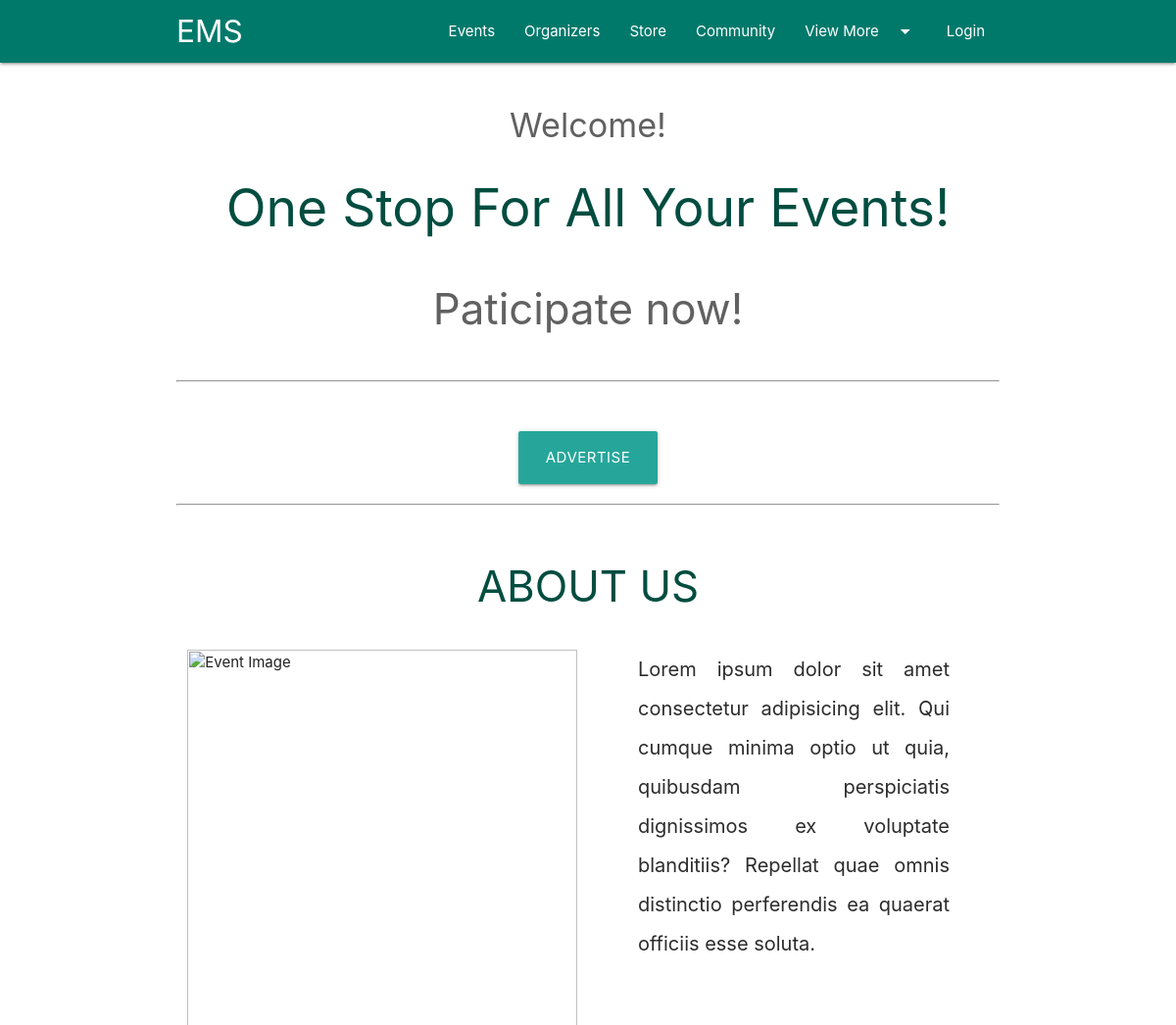
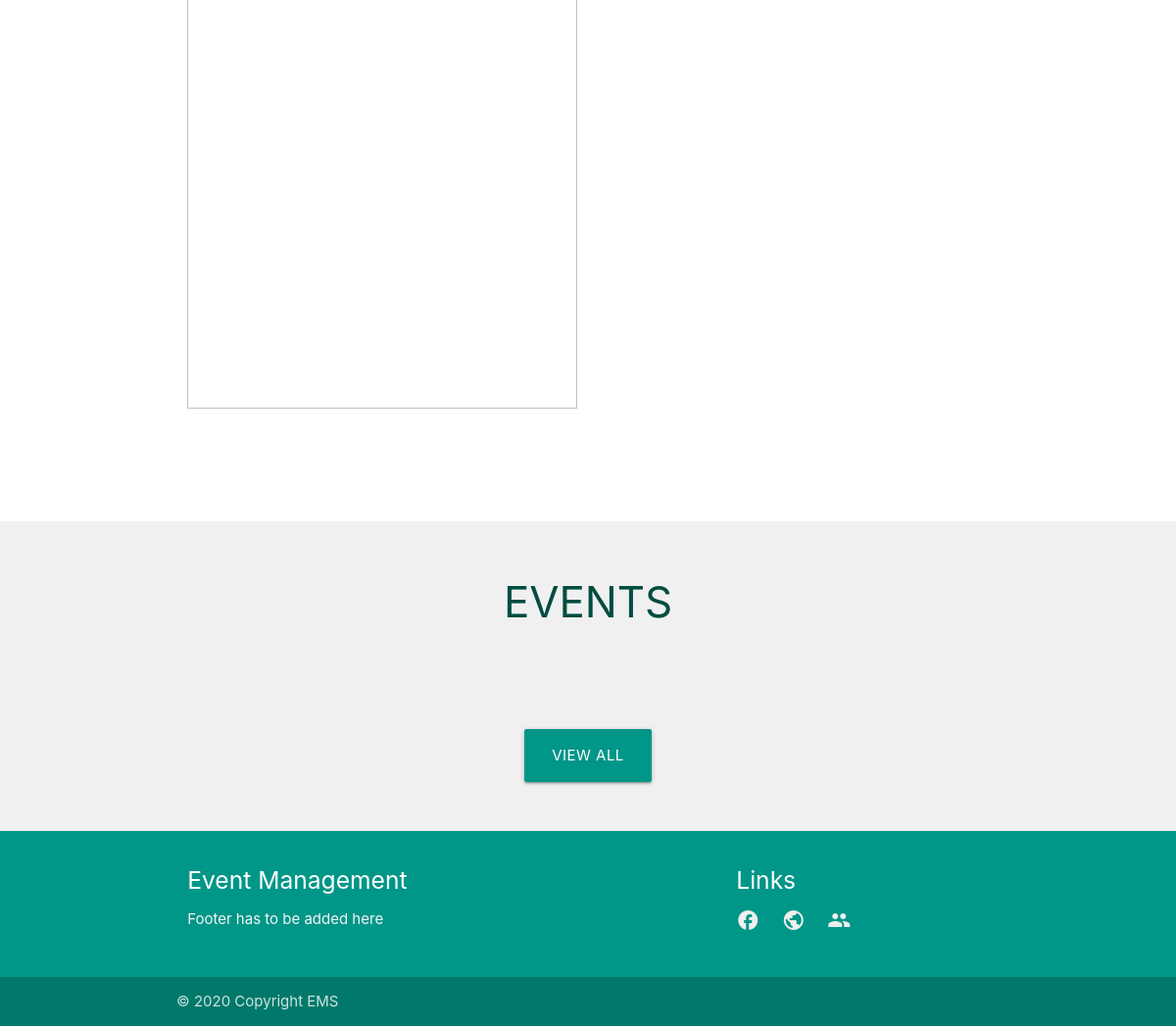
The app's page /, older data (2 pictures, top to bottom).
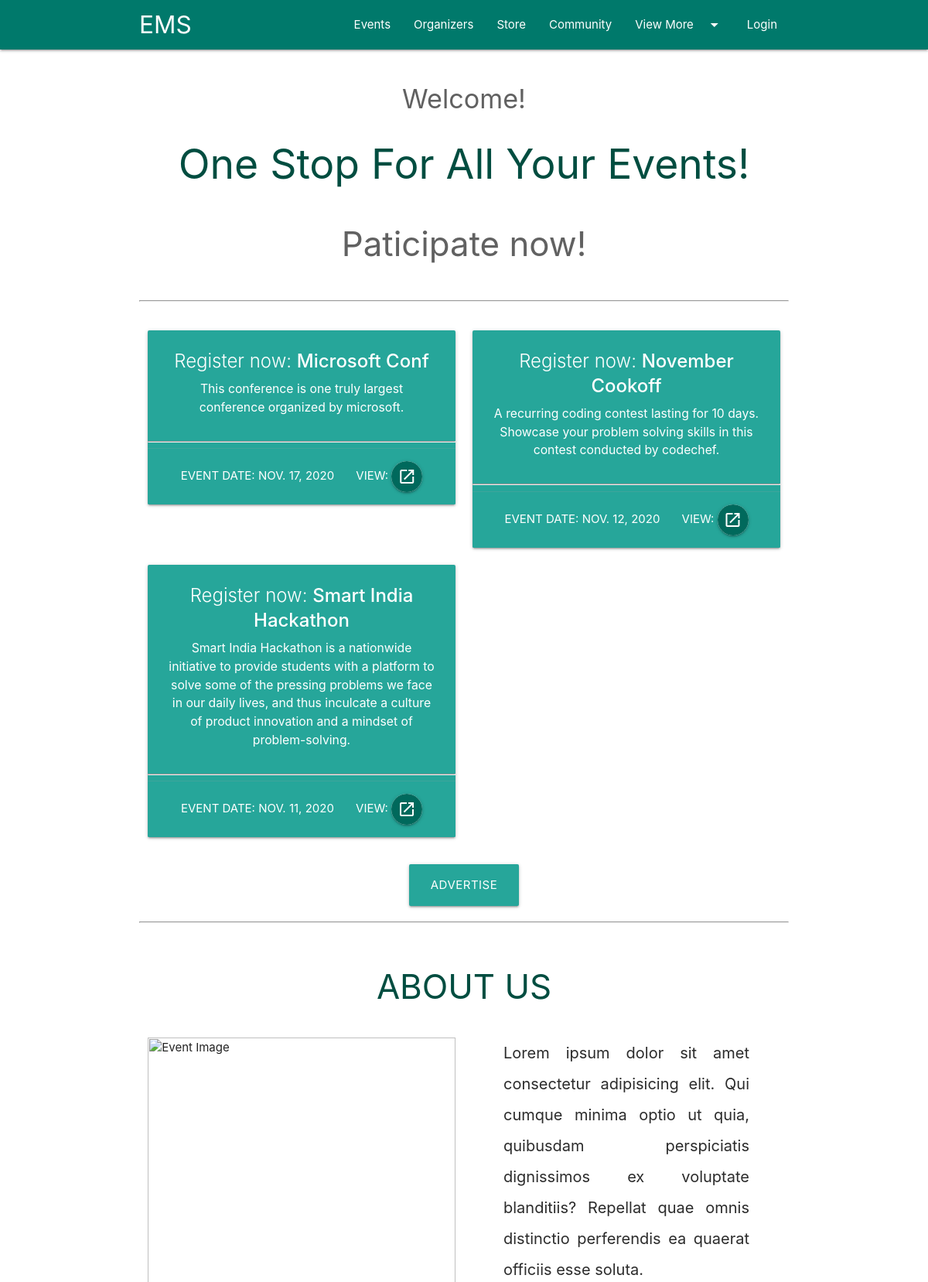
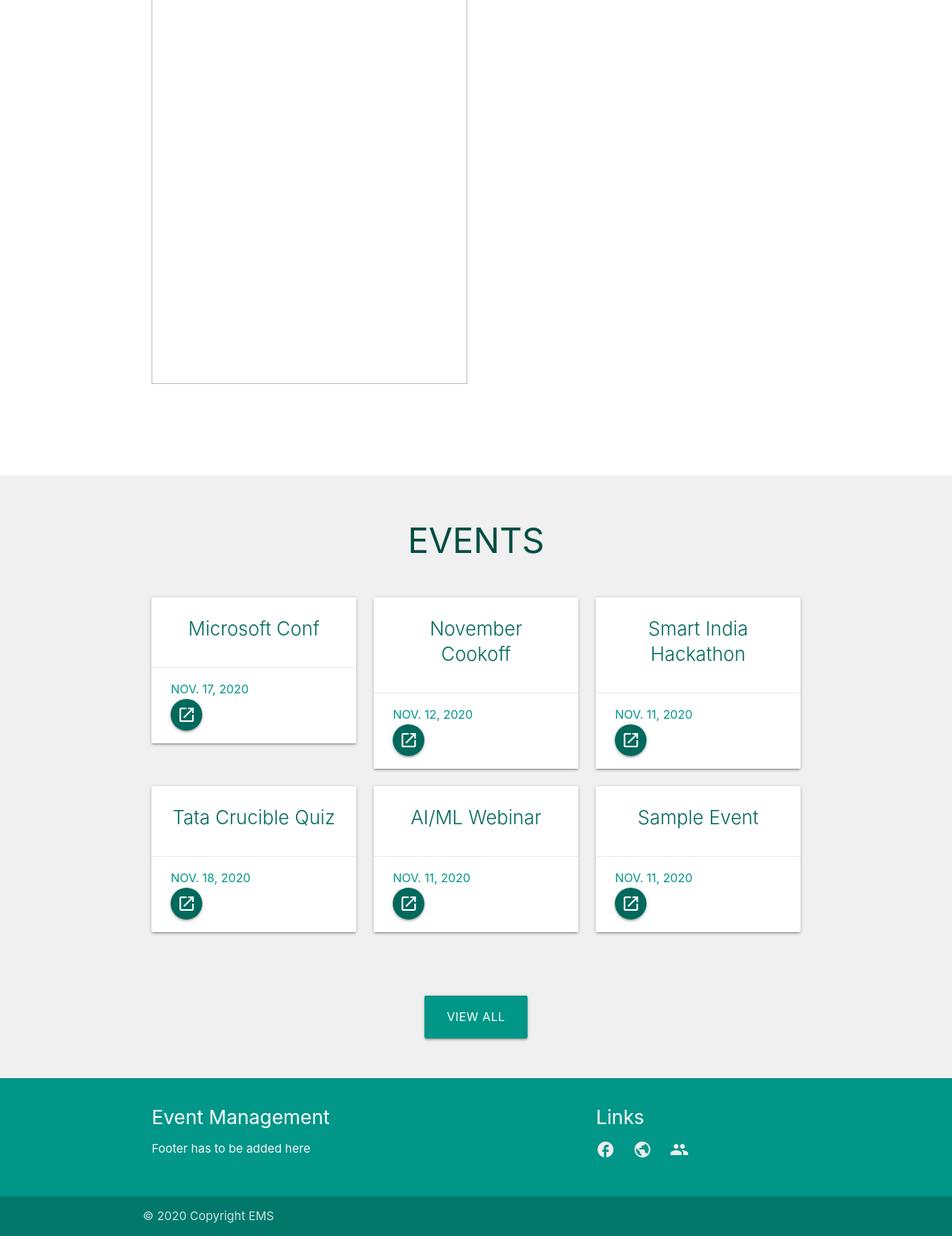
The same page, newer data (2 pictures, top to bottom).
### ems/models.py (models this page shows, shortened)
class Event(models.Model):
    CATEGORIES = [
        ('Virtual Conference', 'Virtual Conference'),
        ('Hackathon', 'Hackathon'),
        ('Coding Contest', 'Coding Contest'),
        ('Quiz', 'Quiz'),
        ('Webinar', 'Webinar'),
        ('Product Launch', 'Product Launch'),
        ('Trade Show', 'Trade Show')
    ]
    name = models.CharField(max_length=200)
    organiser = models.ForeignKey(Organiser, null=True, on_delete=models.CASCADE)
    description = models.TextField(max_length=500, null=True)
    category = models.CharField(max_length=200, choices=CATEGORIES)
    event_date = models.DateField()
    created_dated = models.DateField(auto_now_add=True)

### ems/views.py (the view)
# urls.py: path('', views.home, name='home'),
def home(request):
    group = None
    if (request.user.groups.first() != None):
        group = request.user.groups.first().name
    if group == 'participant':
        if request.user.participant.name == None:
            print('Completing participant registration')
            return editProfileParticipant(request, request.user.participant.id)
    elif group == 'organiser':
        if request.user.organiser.name == None:
            print('Completing organiser registration')
            return editProfileOrganiser(request, request.user.organiser.id)
    advertised_events = [event.getEvent() for event in Advertisement.objects.all()[:4]]
    all_events = Event.objects.all()[:6]
    context = {
        'events': advertised_events,
        'all_events': all_events,
    }
    return render(request, 'ems/render/home.html', context)

### ems/models.py (called while the page is built)
    def getEvent(self):
        return self.event

### ems/templatetags/auth_extras.py (called while the page is built)
@register.filter(name='has_group')
def has_group(user, group_name):
    group = Group.objects.get(name=group_name)
    return True if group in user.groups.all() else False

### ems/templates/ems/render/home.html
{% extends 'ems/main.html' %}
{% load static %}
{% block content %}
<div class="container">
    <div class="row center">
        <br>
        <h4 class="grey-text text-darken-2">Welcome!</h4>
        <h2 class="teal-text text-darken-4">One Stop For All Your Events!</h2>
    </div>
    <div class="row center d-flex">
        <h3 class="grey-text text-darken-2">Paticipate now!</h3>
        <br>
        <hr>
        <br>
        {% for event in events %}
        <div class="col m6">
            <div class="card teal lighten-1">
                <div class="card-content white-text">
                    <span class="card-title">Register now: <strong>{{ event.name }}</strong></span>
                    <p class="description">{{ event.description }}</p>
                </div>
                <hr>
                <div class="card-action">
                    <a href="#" class="white-text">Event date: {{ event.event_date }}</a>
                    <span class="white-text">VIEW: </span><a href="{% url 'view_event' event.id %}" class="btn-floating waves-effect white">
                        <i class="material-icons teal darken-3">launch</i>
                    </a>
                </div>
            </div>
        </div>
        {% endfor %}
    </div>
    <div class="row center">
        <a href="admin/ems/advertisement/add/" target="blank" class="btn btn-large">Advertise</a>
    </div>
    <hr>
    <div class="about">
        <br>
        <h3 class="center teal-text text-darken-4">ABOUT US</h3>
        <br>
        <div class="row">
            <div class="col m6">
                <img src="{% static 'img/event_1.png' %}" alt="Event Image" width="100%">
            </div>
            <div class="col m6">
                <p class="about-text">Lorem ipsum dolor sit amet consectetur adipisicing elit. Qui cumque minima optio ut quia, quibusdam perspiciatis dignissimos ex voluptate blanditiis? Repellat quae omnis distinctio perferendis ea quaerat officiis esse soluta.</p>
            </div>
        </div>
    </div>
</div>
<br>
<br>
<div class="about events">
    <div class="container">
        <h3 class="center teal-text text-darken-4">EVENTS</h3>
        <br>
        <div class="row">
            {% for event in all_events %}
            <div class="col m4">
                <div class="card white">
                    <div class="card-content teal-text text-darken-3 center">
                        <span class="card-title">{{ event.name }}</span>
                    </div>
                    <div class="card-action">
                        <a href="#" class="teal-text">{{ event.event_date }}</a>
                        <span class="white-text">VIEW: </span><a href="{% url 'view_event' event.id %}" class="btn-floating waves-effect white">
                            <i class="material-icons teal darken-3">launch</i>
                        </a>
                    </div>
                </div>
            </div>
            {% endfor %}
        </div>
        <br>
        <br>
        <div class="button-div center">
            <a href="#" class="btn teal btn-large">View all</a>
        </div>
    </div>
</div>
{% endblock %}

Row changes from the older to the newer data that the page shows:
added Event: name "Microsoft Conf", description "This conference is one truly largest conference organized by microsoft.", event_date "NOV. 17, 2020"
added Event: name "November Cookoff", description "A recurring coding contest lasting for 10 days. Showcase your problem solving skills in this contest conducted by codechef.", event_date "NOV. 12, 2020"
added Event: name "Smart India Hackathon", description "Smart India Hackathon is a nationwide initiative to provide students with a platform to solve some of the pressing problems we face in our daily lives, and thus inculcate a culture of product innovation and a mindset of problem-solving.", event_date "NOV. 11, 2020"
added Event: name "Tata Crucible Quiz", event_date "NOV. 18, 2020", shown under "EVENTS"
added Event: name "AI/ML Webinar", event_date "NOV. 11, 2020", shown under "EVENTS"
added Event: name "Sample Event", event_date "NOV. 11, 2020", shown under "EVENTS"
